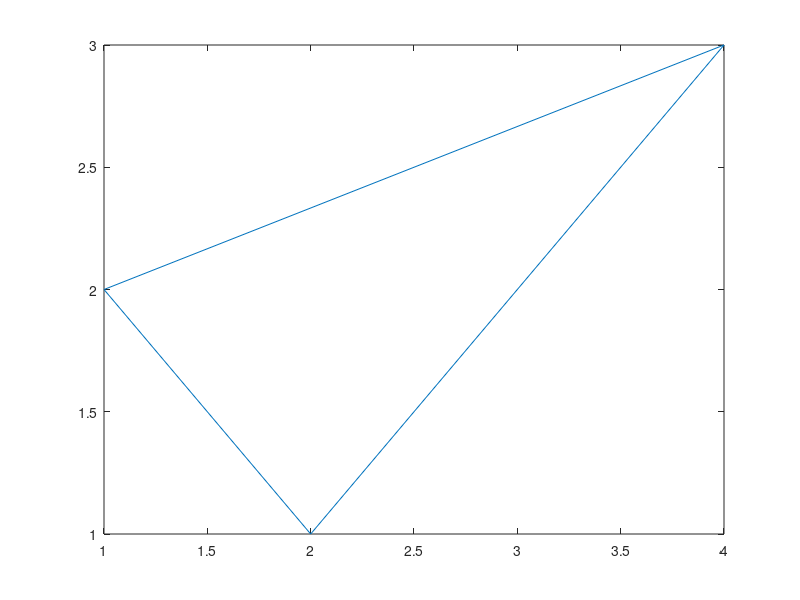

Source code (MATLAB):
# delaunay cria um triangulo com os pontos x e y passados
x = [1; 2; 4];
y = [2; 1; 3];
tri = delaunay(x, y);
triplot(tri, x, y);
# pontos do triangulo: 1-2, 2-1, 4-3
